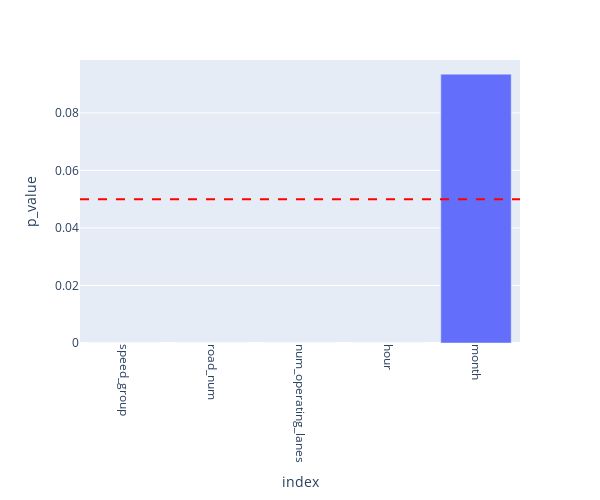

Notebook code for this chart:
### Code cell
# running normality and statistical significance tests on continuous features

results_dict = {col:cont_stat_sig_test(pass_cont,col) for col in pass_cont_columns}
cont_stat_results_df = pd.DataFrame.from_dict(results_dict, orient='index', columns=['p_value']).sort_values(by='p_value')

fig=px.bar(cont_stat_results_df, labels={'value': 'p_value'}, width=600, height=500)
fig.add_hline(y=0.05, line_dash="dash", line_color="red")
fig.update_layout(showlegend=False)
fig.update_xaxes(tickangle = 90)

### Figure 1 — Plotly figure (JSON) as saved in the notebook; plotly's stock layout.template omitted (floating-point values rounded to 4 significant figures)
{"data": [{"alignmentgroup": "True", "hovertemplate": "variable=p_value<br>index=%{x}<br>p_value=%{y}<extra></extra>", "legendgroup": "p_value", "marker": {"color": "#636efa", "pattern": {"shape": ""}}, "name": "p_value", "offsetgroup": "p_value", "orientation": "v", "showlegend": true, "textposition": "auto", "type": "bar", "x": ["speed_group", "road_num", "num_operating_lanes", "hour", "month"], "xaxis": "x", "y": [1.621e-234, 1.779e-135, 1.154e-94, 6.087e-33, 0.09346], "yaxis": "y"}], "layout": {"barmode": "relative", "height": 500, "legend": {"title": {"text": "variable"}, "tracegroupgap": 0}, "margin": {"t": 60}, "shapes": [{"line": {"color": "red", "dash": "dash"}, "type": "line", "x0": 0, "x1": 1, "xref": "x domain", "y0": 0.05, "y1": 0.05, "yref": "y"}], "showlegend": false, "width": 600, "xaxis": {"anchor": "y", "domain": [0, 1], "tickangle": 90, "title": {"text": "index"}}, "yaxis": {"anchor": "x", "domain": [0, 1], "title": {"text": "p_value"}}}}
